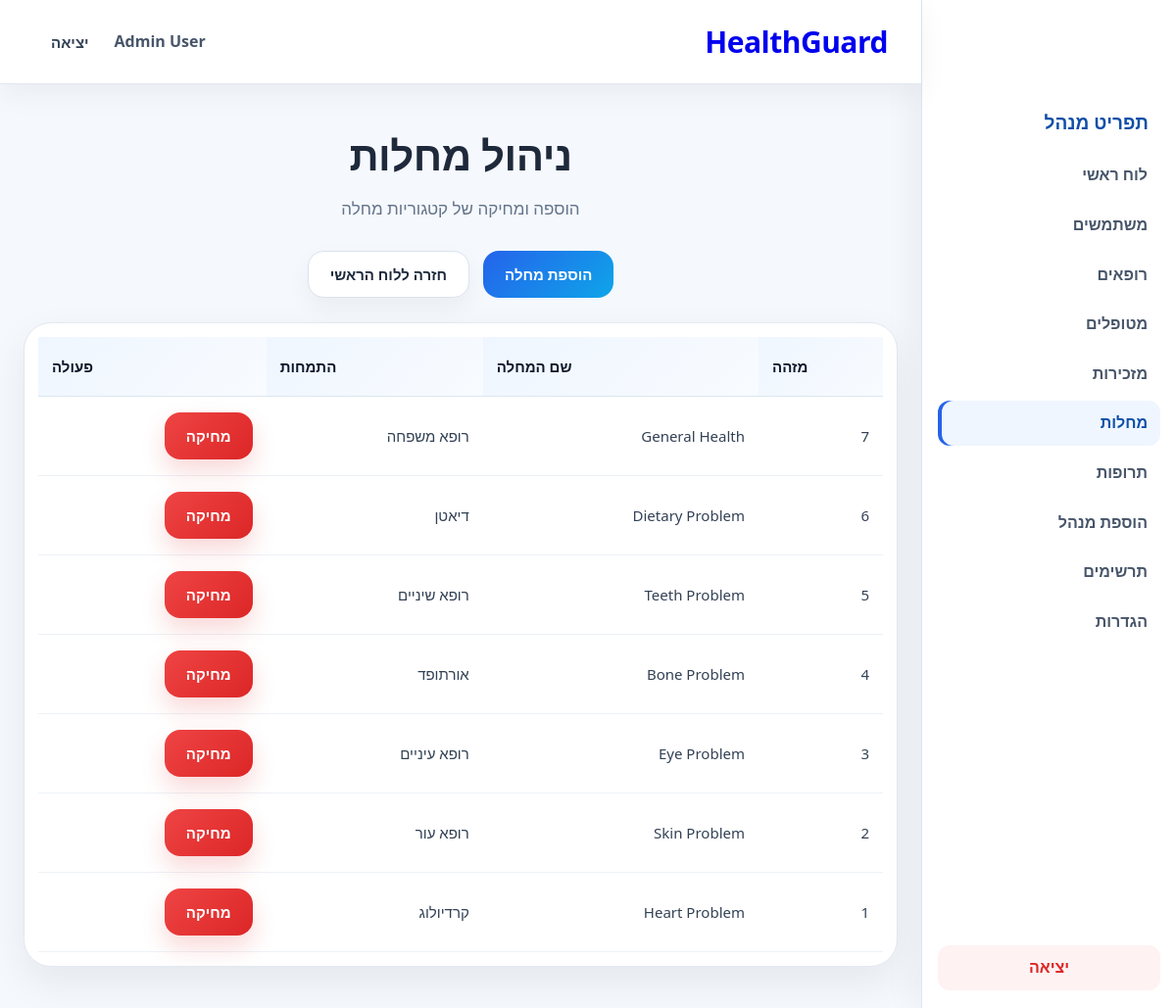
Page /admin/manage_illnesses.php (signed in) on the committed database.
### tables this page shows
CREATE TABLE `illnesses` (
  `illness_id` int(11) NOT NULL,
  `illness_name` varchar(100) NOT NULL,
  `specialization` varchar(100) NOT NULL
);

### db_connection.php (called while the page is built, shortened)
<?php
function HebrewText($value)
{
    $translations = [
        'admin' => 'מנהל',
        'doctor' => 'רופא',
        'patient' => 'מטופל',
        'secretary' => 'מזכירות',
        'pending' => 'ממתין',
        'accepted' => 'אושר',
        'completed' => 'הושלם',
        'cancelled' => 'בוטל',
        'verified' => 'אושר',
        'rejected' => 'נדחה',
        'taken' => 'נלקחה',
        'skipped' => 'דולגה',
        'appointment' => 'תור',
        'medicine' => 'תרופה',
        'message' => 'הודעה',
        'report' => 'דוח',
        'nutrition' => 'תזונה',
        'cardiologist' => 'קרדיולוג',
        'dermatologist' => 'רופא עור',
        'ophthalmologist' => 'רופא עיניים',
        'orthopedic' => 'אורתופד',
        'dentist' => 'רופא שיניים',
        'dietitian' => 'דיאטן',
        'family_doctor' => 'רופא משפחה',
        'Sunday' => 'ראשון',
        'Monday' => 'שני',
        'Tuesday' => 'שלישי',
        'Wednesday' => 'רביעי',
        'Thursday' => 'חמישי',
        'Friday' => 'שישי',
        'Saturday' => 'שבת',
        'male' => 'זכר',
        'female' => 'נקבה',
        'other' => 'אחר',
        'Patients' => 'מטופלים',
        'Doctors' => 'רופאים',
        'Appointments' => 'תורים',
        'Reports' => 'דוחות',
    ];
    return $translations[$value] ?? $value;
}
?>

### admin/manage_illnesses.php (the view, shortened to what this page needs)
<?php
include("../db_connection.php");
$conn = OpenCon();
$sql = "SELECT *
        FROM illnesses
        ORDER BY illness_id DESC";
$result = mysqli_query($conn, $sql);
?>
<!DOCTYPE html>
<html lang="he" dir="rtl">
<head>
    <link rel="stylesheet" href="/HealthGuard/style.css">
</head>
<body>
<?php include("../navbar.php"); ?>
<div class="section">
    <h1 class="section-title">ניהול מחלות</h1>
    <p class="section-subtitle">הוספה ומחיקה של קטגוריות מחלה</p>
    <div class="hero-actions" style="justify-content:center; margin-bottom:25px;">
        <a href="/HealthGuard/admin/add_illness.php" class="primary-btn">הוספת מחלה</a>
        <a href="/HealthGuard/admin/admin_dashboard.php" class="secondary-btn">חזרה ללוח הראשי</a>
    </div>
    <div class="table-wrapper">
        <table>
            <tr>
                <th>מזהה</th>
                <th>שם המחלה</th>
                <th>התמחות</th>
                <th>פעולה</th>
            </tr>
            <?php
            while ($row = mysqli_fetch_assoc($result)) {
            ?>
            <tr>
                <td><?php echo $row['illness_id']; ?></td>
                <td><?php echo $row['illness_name']; ?></td>
                <td><?php echo HebrewText($row['specialization']); ?></td>
                <td>
                    <a href="/HealthGuard/admin/delete_illness.php?illness_id=<?php echo $row['illness_id']; ?>" class="danger-btn">מחיקה</a>
                </td>
            </tr>
            <?php } ?>
        </table>
    </div>
</div>
</body>
</html>

### style.css (style rules this page uses)
* { margin: 0; padding: 0; box-sizing: border-box; }
html, body { min-height: 100%; font-family: "Segoe UI", Tahoma, Geneva, Verdana, sans-serif; scroll-behavior: smooth; }
html[dir="rtl"] body { direction: rtl; text-align: right; }
body { background: #f5f8fc; color: #1e293b; line-height: 1.6; }
a { text-decoration: none; transition: 0.25s ease; }
body.has-app-sidebar { padding-right: 260px; }
.primary-btn, .secondary-btn, .danger-btn, button, a.primary-btn, a.secondary-btn, a.danger-btn { display: inline-flex !important; align-items: center !important; justify-content: center !important; text-decoration: none !important; font-weight: 800 !important; font-size: 15px !important; line-height: 1 !important; cursor: pointer !important; border-radius: 16px !important; padding: 12px 22px !important; min-height: 48px !important; transition: 0.25s ease !important; border: none; }
.primary-btn, a.primary-btn, button { background: linear-gradient(135deg, #2563eb, #0ea5e9) !important; color: #ffffff !important; }
.secondary-btn, a.secondary-btn { background: #ffffff !important; color: #1e293b !important; border: 1px solid #d9e4ef !important; box-shadow: 0 10px 24px rgba(15, 23, 42, 0.05) !important; }
.danger-btn, a.danger-btn { background: linear-gradient(135deg, #ef4444, #dc2626) !important; color: #ffffff !important; border: none !important; box-shadow: 0 12px 24px rgba(220, 38, 38, 0.18) !important; }
.section { width: 100%; max-width: 1380px; margin: 0 auto; padding: 38px 24px 42px; }
.section-title { font-size: 42px; font-weight: 800; text-align: center; margin-bottom: 8px; letter-spacing: -0.5px; }
.section-subtitle { text-align: center; font-size: 17px; color: #64748b; margin-bottom: 30px; }
.hero-actions { display: flex; justify-content: center; align-items: center; gap: 14px; flex-wrap: wrap; }
.table-wrapper { width: 100%; overflow-x: auto; background: #ffffff; border-radius: 28px; border: 1px solid #e2e8f0; box-shadow: 0 16px 40px rgba(15, 23, 42, 0.07); padding: 14px; }
table { width: 100%; border-collapse: collapse; min-width: 760px; }
table th { text-align: left; padding: 18px 14px; font-size: 15px; font-weight: 900; color: #0f172a; background: linear-gradient(135deg, #eff6ff, #f8fbff); border-bottom: 1px solid #dbe7f2; }
table td { padding: 16px 14px; border-bottom: 1px solid #edf2f7; color: #334155; font-size: 15px; vertical-align: middle; }

### rows in the picture
illnesses: illness_id "7", illness_name "General Health", specialization "רופא משפחה"
illnesses: illness_id "6", illness_name "Dietary Problem", specialization "דיאטן"
illnesses: illness_id "5", illness_name "Teeth Problem", specialization "רופא שיניים"
illnesses: illness_id "4", illness_name "Bone Problem", specialization "אורתופד"
illnesses: illness_id "3", illness_name "Eye Problem", specialization "רופא עיניים"
illnesses: illness_id "2", illness_name "Skin Problem", specialization "רופא עור"
illnesses: illness_id "1", illness_name "Heart Problem", specialization "קרדיולוג"

### other values in the picture
$site_name "HealthGuard"
$_SESSION['name'] "Admin User"
$role_labels[$_SESSION['role']] "מנהל"
$label "לוח ראשי"
$label "משתמשים"
$label "רופאים"
$label "מטופלים"
$label "מזכירות"
$label "מחלות"
$label "תרופות"
$label "הוספת מנהל"
$label "תרשימים"
$label "הגדרות"
